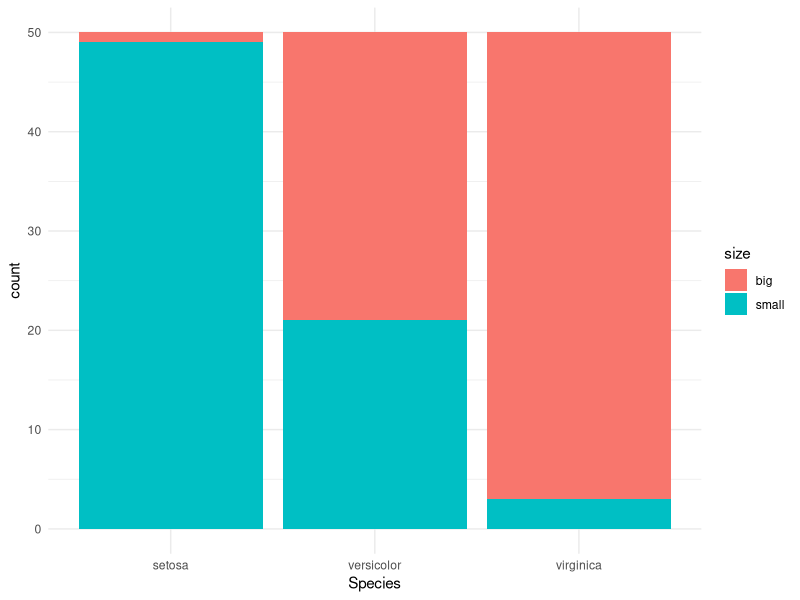

R code for this plot:
# Use R code to implement chi-square test
dat <- iris
dat$size <- ifelse(dat$Sepal.Length < median(dat$Sepal.Length), "small", "big")

# Visualize the relationship between Species and size
library(ggplot2)
ggplot(dat) +
  aes(x = Species, fill = size) +
  geom_bar() +
  scale_fill_hue() +
  theme_minimal()

# Chi-square test
test <- chisq.test(table(dat$Species, dat$size))
test_statistic <- test$statistic
p_value <- test$p.value

# Print results
cat('Chi-square test statistic:', test_statistic, '\\n')
cat('P-value:', p_value, '\\n')

# Summary
summary(table(dat$Species, dat$size))
